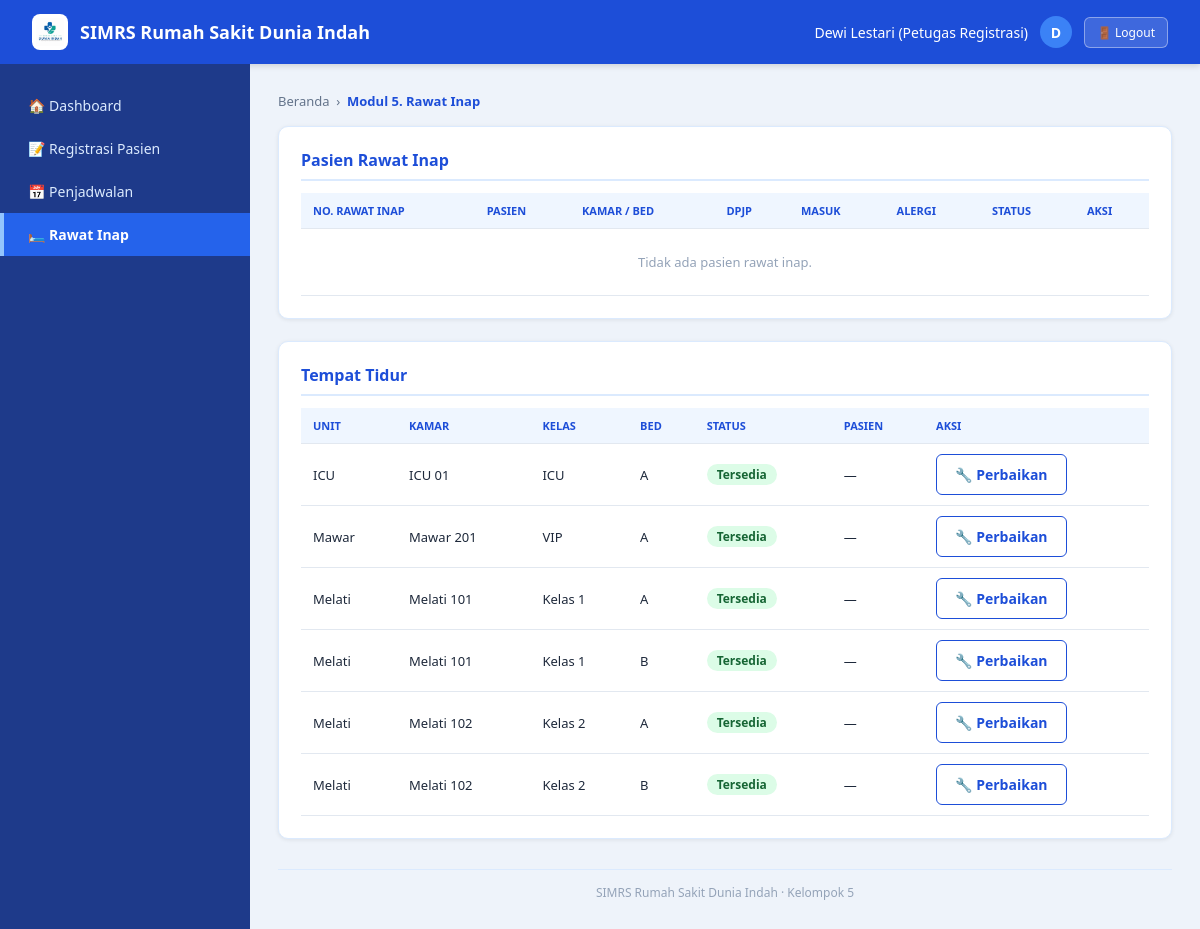
Page /simrs/modules/inpatient/index.php (signed in) on the committed database.
### tables this page shows
CREATE TABLE `beds` (
  `bed_id` int(10) UNSIGNED NOT NULL,
  `room_id` int(10) UNSIGNED NOT NULL,
  `bed_no` varchar(20) NOT NULL,
  `status` enum('available','occupied','cleaning','maintenance') NOT NULL DEFAULT 'available'
);

CREATE TABLE `master_rooms` (
  `room_id` int(10) UNSIGNED NOT NULL,
  `unit_name` varchar(100) NOT NULL,
  `room_name` varchar(100) NOT NULL,
  `room_class` varchar(30) DEFAULT NULL,
  `is_active` tinyint(1) NOT NULL DEFAULT 1
);

### simrs/includes/functions.php (called while the page is built, shortened)
<?php
function e(mixed $value): string
{
    return htmlspecialchars((string) $value, ENT_QUOTES | ENT_SUBSTITUTE, 'UTF-8');
}
function url(string $path = ''): string
{
    return BASE_URL . '/' . ltrim($path, '/');
}

### simrs/includes/auth.php (called while the page is built, shortened)
<?php
function current_user(): ?array
{
    return $_SESSION['user'] ?? null;
}

### simrs/config/database.php (called while the page is built, shortened)
<?php
function db(): PDO
{
    static $pdo = null;
    if ($pdo instanceof PDO) {
        return $pdo;
    }
    $dsn = sprintf(
        'mysql:host=%s;port=%s;dbname=%s;charset=%s',
        DB_HOST,
        DB_PORT,
        DB_NAME,
        DB_CHARSET
    );
    try {
        $pdo = new PDO($dsn, DB_USER, DB_PASS, [
            PDO::ATTR_ERRMODE            => PDO::ERRMODE_EXCEPTION,
            PDO::ATTR_DEFAULT_FETCH_MODE => PDO::FETCH_ASSOC,
            PDO::ATTR_EMULATE_PREPARES   => false,
        ]);
    } catch (PDOException $e) {
        error_log('Koneksi database gagal: ' . $e->getMessage());
        http_response_code(500);
        exit('Koneksi database gagal. Pastikan MySQL di XAMPP sudah berjalan dan pengaturan di config/database.php benar.');
    }
    return $pdo;
}

### simrs/includes/modules.php (called while the page is built, shortened)
<?php
function module_registry(): array
{
    return [
        'auth'         => ['no' => 1,  'label' => 'Autentikasi & Pengguna', 'icon' => '🔐', 'ready' => true],
        'registration' => ['no' => 2,  'label' => 'Registrasi Pasien',       'icon' => '📝', 'ready' => true],
        'scheduling'   => ['no' => 3,  'label' => 'Penjadwalan',             'icon' => '📅', 'ready' => true],
        'outpatient'   => ['no' => 4,  'label' => 'Rawat Jalan',             'icon' => '🩺', 'ready' => true],
        'inpatient'    => ['no' => 5,  'label' => 'Rawat Inap',              'icon' => '🛏️', 'ready' => true],
        'emergency'    => ['no' => 6,  'label' => 'IGD',                     'icon' => '🚑', 'ready' => true],
        'emr'          => ['no' => 7,  'label' => 'Rekam Medis (EMR)',       'icon' => '📋', 'ready' => true],
        'nursing'      => ['no' => 8,  'label' => 'Keperawatan',             'icon' => '💉', 'ready' => true],
        'cpoe'         => ['no' => 9,  'label' => 'CPOE (Order Dokter)',     'icon' => '✍️', 'ready' => true],
        'laboratory'   => ['no' => 10, 'label' => 'Laboratorium',            'icon' => '🧪', 'ready' => true],
        'radiology'    => ['no' => 11, 'label' => 'Radiologi',               'icon' => '🩻', 'ready' => true],
        'pharmacy'     => ['no' => 12, 'label' => 'Farmasi',                 'icon' => '💊', 'ready' => true],
        'billing'      => ['no' => 13, 'label' => 'Billing & Kasir',         'icon' => '💳', 'ready' => true],
        'inventory'    => ['no' => 14, 'label' => 'Inventori & Gudang',      'icon' => '📦', 'ready' => true],
        'reporting'    => ['no' => 15, 'label' => 'Laporan & Dashboard',     'icon' => '📊', 'ready' => true],
        'masterdata'   => ['no' => 16, 'label' => 'Master Data',             'icon' => '⚙️', 'ready' => true],
    ];
}
function sidebar_modules(): array
{
    $stmt = db()->prepare(
        "SELECT DISTINCT p.module
           FROM user_roles ur
           JOIN role_permissions rp ON rp.role_id = ur.role_id
           JOIN permissions p       ON p.permission_id = rp.permission_id
          WHERE ur.user_id = :user_id
            AND p.action = 'view'"
    );
    $stmt->execute([':user_id' => (int) ($_SESSION['user']['id'] ?? 0)]);
    $boleh = $stmt->fetchAll(PDO::FETCH_COLUMN);
    $hasil = [];
    foreach (module_registry() as $kode => $modul) {
        if (in_array($kode, $boleh, true)) {
            $hasil[$kode] = $modul;
        }
    }
    return $cache = $hasil;
}
function module_url(string $kode): string
{
    return url('modules/' . $kode . '/index.php');
}

### simrs/includes/inpatient.php (called while the page is built, shortened)
<?php
function ipd_bed_status_labels(): array
{
    return [
        'available'   => ['Tersedia', 'cp-ok'],
        'occupied'    => ['Terisi', 'cp-info'],
        'cleaning'    => ['Dibersihkan', 'cp-warn'],
        'maintenance' => ['Perbaikan', 'cp-off'],
    ];
}
function ipd_active_cases(): array
{
    return db()->query(
        "SELECT a.inpatient_id, a.no_rawat_inap, a.status, a.admitted_at, p.no_rm, p.nama_pasien,
                b.bed_no, r.room_name, r.unit_name, md.doctor_name AS dpjp_name,
                (SELECT COUNT(*) FROM patient_allergies al WHERE al.patient_id = p.patient_id) AS jml_alergi
           FROM inpatient_admissions a
           JOIN patients p ON p.patient_id = a.patient_id
           JOIN beds b ON b.bed_id = a.bed_id
           JOIN master_rooms r ON r.room_id = b.room_id
           LEFT JOIN master_doctors md ON md.doctor_id = a.dpjp_id
          WHERE a.status IN ('admitted','discharge_ordered')
          ORDER BY a.admitted_at DESC"
    )->fetchAll();
}
function ipd_beds_overview(): array
{
    return db()->query(
        "SELECT b.bed_id, b.bed_no, b.status, r.room_id, r.room_name, r.unit_name, r.room_class, r.is_active,
                a.inpatient_id, p.nama_pasien
           FROM beds b
           JOIN master_rooms r ON r.room_id = b.room_id
           LEFT JOIN inpatient_admissions a ON a.bed_id = b.bed_id AND a.status IN ('admitted','discharge_ordered')
           LEFT JOIN patients p ON p.patient_id = a.patient_id
          ORDER BY r.unit_name, r.room_name, b.bed_no"
    )->fetchAll();
}

### simrs/includes/permissions.php (called while the page is built, shortened)
<?php
function can(string $permissionCode): bool
{
    return isset($_SESSION['perms'][$permissionCode]);
}

### simrs/modules/inpatient/index.php (the view, shortened to what this page needs)
<?php
require_once APP_ROOT . '/includes/inpatient.php';
$cases   = ipd_active_cases();
$beds    = ipd_beds_overview();
$bstat   = ipd_bed_status_labels();
$activeModule = 'inpatient';
$breadcrumb   = 'Modul 5. Rawat Inap';
require APP_ROOT . '/includes/layout_header.php';
?>
<div class="card">
  <h2>Pasien Rawat Inap</h2>
  <div class="table-wrap"><table>
    <tr><th>No. Rawat Inap</th><th>Pasien</th><th>Kamar / Bed</th><th>DPJP</th><th>Masuk</th><th>Alergi</th><th>Status</th><th>Aksi</th></tr>
    <?php if (!$cases): ?><tr><td colspan="8" class="empty">Tidak ada pasien rawat inap.</td></tr><?php endif; ?>
  </table></div>
</div>
<div class="card">
  <h2>Tempat Tidur</h2>
  <div class="table-wrap"><table>
    <tr><th>Unit</th><th>Kamar</th><th>Kelas</th><th>Bed</th><th>Status</th><th>Pasien</th><th>Aksi</th></tr>
    <?php foreach ($beds as $b): [$bl, $bc] = $bstat[$b['status']] ?? [$b['status'], 'cp-info']; ?>
      <tr>
        <td><?= e($b['unit_name']) ?></td>
        <td><?= e($b['room_name']) ?><?= (int) $b['is_active'] === 1 ? '' : ' <span class="cp-badge cp-off">nonaktif</span>' ?></td>
        <td><?= e((string) $b['room_class']) ?></td>
        <td><?= e($b['bed_no']) ?></td>
        <td><span class="cp-badge <?= e($bc) ?>"><?= e($bl) ?></span></td>
        <td><?php if ($b['inpatient_id']): ?><a href="<?= e(url('modules/inpatient/case.php?id=' . (int) $b['inpatient_id'])) ?>"><?= e((string) $b['nama_pasien']) ?></a><?php else: ?>&mdash;<?php endif; ?></td>
        <td class="aksi">
          <?php if (can('inpatient.admit')):
            $moves = ['cleaning' => ['available', '✔ Siap Dipakai'], 'available' => ['maintenance', '🔧 Perbaikan'], 'maintenance' => ['available', '✔ Selesai Perbaikan']];
            if (isset($moves[$b['status']])): [$to, $lbl] = $moves[$b['status']]; ?>
              <form method="post" class="inline-form" action="<?= e(url('modules/inpatient/index.php')) ?>">
                <button type="submit" class="btn btn-outline"><?= e($lbl) ?></button>
              </form>
            <?php endif; endif; ?>
        </td>
      </tr>
    <?php endforeach; ?>
  </table></div>
</div>
<?php require APP_ROOT . '/includes/layout_footer.php'; ?>

### simrs/includes/layout_header.php (shortened to what this page needs)
<?php
$pageTitle    = $pageTitle    ?? 'SIMRS';
$activeModule = $activeModule ?? '';
$breadcrumb   = $breadcrumb   ?? $pageTitle;
$user    = current_user();
$inisial = mb_strtoupper(mb_substr((string) $user['nama'], 0, 1));
$peran   = implode(', ', $user['roles']);
?>
<!DOCTYPE html>
<html lang="id">
<head>
<link rel="stylesheet" href="<?= e(url('assets/css/app.css')) ?>">
</head>
<body>
  <div class="navbar">
    <div class="brand">
      <div class="brand-mini"><img src="<?= e(url('assets/images/logo-rs.png')) ?>" alt="Logo RS Dunia Indah"></div>
      <h1>SIMRS Rumah Sakit Dunia Indah</h1>
    </div>
    <div class="user-info">
      <span><?= e($user['nama']) ?> (<?= e($peran) ?>)</span>
      <div class="avatar"><?= e($inisial) ?></div>
      <form method="post" action="<?= e(url('logout.php')) ?>" class="logout-form">
        <button type="submit" class="logout-btn">🚪 Logout</button>
      </form>
    </div>
  </div>
  <div class="layout">
    <?php require APP_ROOT . '/includes/layout_sidebar.php'; ?>
    <div class="content">
      <div class="breadcrumb">Beranda &nbsp;›&nbsp; <span><?= e($breadcrumb) ?></span></div>

### simrs/includes/layout_sidebar.php (shortened to what this page needs)
<?php
$menuModul = sidebar_modules();
?>
    <div class="sidebar">
      <a class="menu-item <?= $activeModule === 'dashboard' ? 'active' : '' ?>"
         href="<?= e(url('dashboard.php')) ?>">🏠 Dashboard</a>
      <?php foreach ($menuModul as $kode => $modul): ?>
        <?php if ($modul['ready']): ?>
          <a class="menu-item <?= $activeModule === $kode ? 'active' : '' ?>"
             href="<?= e(module_url($kode)) ?>"><?= e($modul['icon']) ?> <?= e($modul['label']) ?></a>
        <?php else: ?>
          <span class="menu-item disabled" title="Modul ini belum tersedia"><?= e($modul['icon']) ?> <?= e($modul['label']) ?></span>
        <?php endif; ?>
      <?php endforeach; ?>
    </div>

### simrs/includes/layout_footer.php (shortened to what this page needs)
      <div class="app-footer">
        SIMRS Rumah Sakit Dunia Indah &middot; Kelompok 5
      </div>
    </div>
  </div>
</body>
</html>

### simrs/assets/css/app.css (style rules this page uses)
:root { --biru-utama: #1d4ed8; --biru-tua: #1e3a8a; --biru-hover: #1e40af; --biru-muda: #eff6ff; --biru-garis: #dbeafe; --latar: #eef3fa; --teks: #1e293b; --teks-redup: #64748b; }
* { margin: 0; padding: 0; box-sizing: border-box; font-family: 'Segoe UI', Arial, sans-serif; }
body { background: var(--latar); color: var(--teks); }
.btn { padding: 10px 18px; border: none; border-radius: 6px; cursor: pointer; font-size: 14px; font-weight: 600; }
.btn-outline { background: #fff; color: var(--biru-utama); border: 1px solid var(--biru-utama); }
.card { background: #fff; border-radius: 10px; padding: 22px; margin-bottom: 22px; border: 1px solid var(--biru-garis); box-shadow: 0 1px 4px rgba(0, 0, 0, 0.08); }
.card h2 { font-size: 16px; color: var(--biru-utama); border-bottom: 2px solid var(--biru-garis); padding-bottom: 8px; margin-bottom: 12px; }
.navbar { background: var(--biru-utama); color: #fff; padding: 14px 32px; display: flex; justify-content: space-between; align-items: center; box-shadow: 0 2px 6px rgba(0, 0, 0, 0.15); }
.navbar .brand { display: flex; align-items: center; gap: 12px; }
.navbar .brand-mini { width: 36px; height: 36px; background: #fff; border-radius: 8px; display: flex; align-items: center; justify-content: center; overflow: hidden; padding: 4px; }
.navbar .brand-mini img { max-width: 100%; max-height: 100%; object-fit: contain; }
.navbar h1 { font-size: 18px; font-weight: 600; }
.navbar .user-info { display: flex; align-items: center; gap: 12px; font-size: 14px; }
.navbar .avatar { width: 32px; height: 32px; border-radius: 50%; background: #3b82f6; display: flex; align-items: center; justify-content: center; font-weight: bold; }
.navbar .logout-form { margin: 0; }
.navbar .logout-btn { background: rgba(255, 255, 255, 0.15); border: 1px solid rgba(255, 255, 255, 0.4); color: #fff; padding: 6px 12px; border-radius: 6px; font-size: 12px; cursor: pointer; }
.layout { display: flex; min-height: calc(100vh - 64px); }
.sidebar { width: 250px; background: var(--biru-tua); color: #dbeafe; padding: 20px 0; flex-shrink: 0; }
.sidebar .menu-item { display: block; padding: 12px 24px; font-size: 14px; color: #dbeafe; text-decoration: none; border-left: 4px solid transparent; }
.sidebar .menu-item.active { background: #2563eb; border-left-color: #93c5fd; color: #fff; font-weight: 600; }
.content { flex: 1; padding: 28px; min-width: 0; }
.breadcrumb { font-size: 13px; color: var(--teks-redup); margin-bottom: 16px; }
.breadcrumb span { color: var(--biru-utama); font-weight: 600; }
.app-footer { margin-top: 30px; padding-top: 14px; border-top: 1px solid var(--biru-garis); font-size: 12px; color: #94a3b8; text-align: center; }
.empty { text-align: center; color: #94a3b8; padding: 24px !important; }
.table-wrap { overflow-x: auto; }
table { width: 100%; border-collapse: collapse; font-size: 13px; }
th, td { text-align: left; padding: 10px 12px; border-bottom: 1px solid #e2e8f0; vertical-align: middle; }
th { background: var(--biru-muda); color: var(--biru-utama); font-size: 11px; text-transform: uppercase; white-space: nowrap; }
td.aksi { white-space: nowrap; }
.inline-form { display: inline; margin: 0; }
.cp-badge { display:inline-block;padding:2px 10px;border-radius:12px;font-size:12px;font-weight:600 }
.cp-ok { background:#dcfce7;color:#166534 }

### rows in the picture
beds: room.unit_name "ICU", room.room_name "ICU 01", room.room_class "ICU", bed_no "A", bl "Tersedia", lbl "🔧 Perbaikan"
beds: room.unit_name "Mawar", room.room_name "Mawar 201", room.room_class "VIP", bed_no "A", bl "Tersedia", lbl "🔧 Perbaikan"
beds: room.unit_name "Melati", room.room_name "Melati 101", room.room_class "Kelas 1", bed_no "A", bl "Tersedia", lbl "🔧 Perbaikan"
beds: room.unit_name "Melati", room.room_name "Melati 101", room.room_class "Kelas 1", bed_no "B", bl "Tersedia", lbl "🔧 Perbaikan"
beds: room.unit_name "Melati", room.room_name "Melati 102", room.room_class "Kelas 2", bed_no "A", bl "Tersedia", lbl "🔧 Perbaikan"
beds: room.unit_name "Melati", room.room_name "Melati 102", room.room_class "Kelas 2", bed_no "B", bl "Tersedia", lbl "🔧 Perbaikan"

### other values in the picture
$user['nama'] "Dewi Lestari"
$peran "Petugas Registrasi"
$inisial "D"
$modul['icon'] "📝"
$modul['label'] "Registrasi Pasien"
$modul['icon'] "📅"
$modul['label'] "Penjadwalan"
$modul['icon'] "🛏️"
$modul['label'] "Rawat Inap"
$breadcrumb "Modul 5. Rawat Inap"
